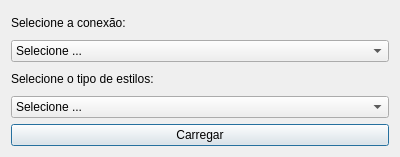
<?xml version="1.0" encoding="UTF-8"?>
<ui version="4.0">
 <class>Dialog</class>
 <widget class="QDialog" name="Dialog">
  <property name="geometry">
   <rect>
    <x>0</x>
    <y>0</y>
    <width>400</width>
    <height>157</height>
   </rect>
  </property>
  <property name="windowTitle">
   <string>Carregar Estilos</string>
  </property>
  <layout class="QVBoxLayout" name="verticalLayout">
   <item>
    <widget class="QLabel" name="label">
     <property name="text">
      <string>Selecione a conexão:</string>
     </property>
    </widget>
   </item>
   <item>
    <widget class="QComboBox" name="comboBox_2">
     <item>
      <property name="text">
       <string>Selecione ...</string>
      </property>
     </item>
    </widget>
   </item>
   <item>
    <widget class="QLabel" name="label_2">
     <property name="text">
      <string>Selecione o tipo de estilos:</string>
     </property>
    </widget>
   </item>
   <item>
    <widget class="QComboBox" name="comboBox_3">
     <item>
      <property name="text">
       <string>Selecione ...</string>
      </property>
     </item>
     <item>
      <property name="text">
       <string>Estilo de Revisão</string>
      </property>
     </item>
     <item>
      <property name="text">
       <string>Estilo de Aquisição</string>
      </property>
     </item>
     <item>
      <property name="text">
       <string>Estilo de Reambulação</string>
      </property>
     </item>
    </widget>
   </item>
   <item>
    <widget class="QPushButton" name="pushButton">
     <property name="text">
      <string>Carregar</string>
     </property>
    </widget>
   </item>
  </layout>
 </widget>
 <resources/>
 <connections/>
</ui>
